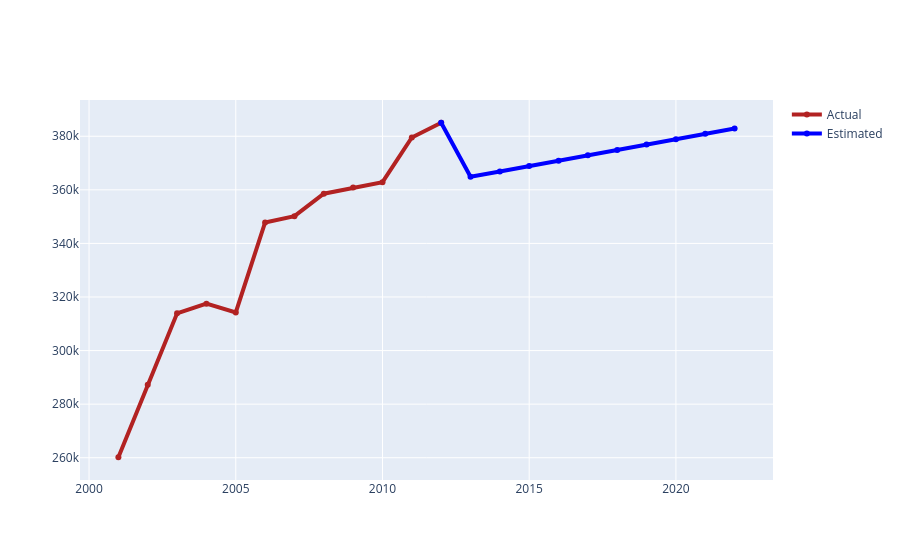

Notebook code for this chart:
### Code cell
fig = go.Figure()
fig.add_trace(go.Scatter(x= crime_AP_df['YEAR'], y= crime_AP_df['TOTAL IPC CRIMES'],
                    name = "Actual",line=dict(color='firebrick', width=4)))
fig.add_trace(go.Scatter(x= crimes_AP_forecast["YEAR"][11:], y= crimes_AP_forecast['TOTAL IPC CRIMES'][11:],
                    name = "Estimated",line=dict(color='blue', width=4)))

### Figure 1 — Plotly figure (JSON) as saved in the notebook; plotly's stock layout.template omitted (floating-point values rounded to 4 significant figures)
{"data": [{"line": {"color": "firebrick", "width": 4}, "name": "Actual", "type": "scatter", "x": [2001, 2002, 2003, 2004, 2005, 2006, 2007, 2008, 2009, 2010, 2011, 2012], "y": [260178, 287220, 313902, 317512, 314246, 347818, 350174, 358550, 360882, 362876, 379560, 385044]}, {"line": {"color": "blue", "width": 4}, "name": "Estimated", "type": "scatter", "x": [2012.0, 2013.0, 2014.0, 2015.0, 2016.0, 2017.0, 2018.0, 2019.0, 2020.0, 2021.0, 2022.0], "y": [385000.0, 364900.0, 366900.0, 368900.0, 370900.0, 372900.0, 374900.0, 376900.0, 378900.0, 380900.0, 382900.0]}], "layout": {}}
